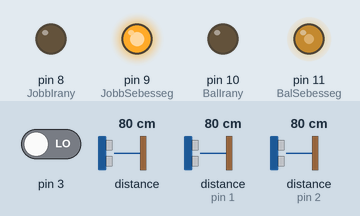
Recording of a sketch running on a simulated Arduino Uno, built with avr-gcc and run on an emulated ATmega328P. Shown: output pins drawn as LEDs (lit = HIGH). Inputs (shaded band) come from the test bench; at power-on: distance to the obstacle (sensors on pin 2, pin 1) 80 cm, pin 3 LOW, distance to the obstacle 80 cm. What the sketch prints to the serial monitor is not drawn.

Above: at 1.2 s.
1.3 s: distance to the obstacle (sensor on pin 2) set to 43 cm
4.3 s: distance to the obstacle (sensor on pin 2) set to 36 cm
At 4.8 s:
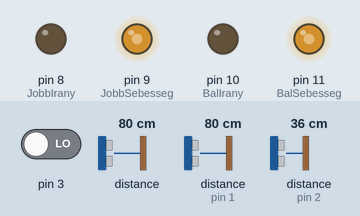
5.8 s: distance to the obstacle (sensor on pin 2) set to 21 cm
7.3 s: distance to the obstacle (sensor on pin 2) set to 17 cm
At 8.5 s:
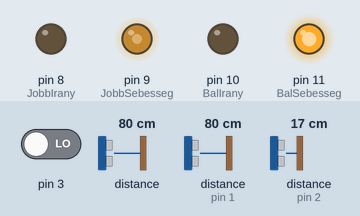
8.8 s: distance to the obstacle (sensor on pin 2) set to 60 cm
At 10.0 s:
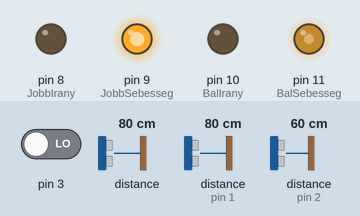
10.3 s: distance to the obstacle (sensor on pin 1) set to 43 cm
11.8 s: distance to the obstacle (sensor on pin 1) set to 37 cm
Timing chart, 0 to 14.3 s (numbered marks = the images above; inputs shaded):
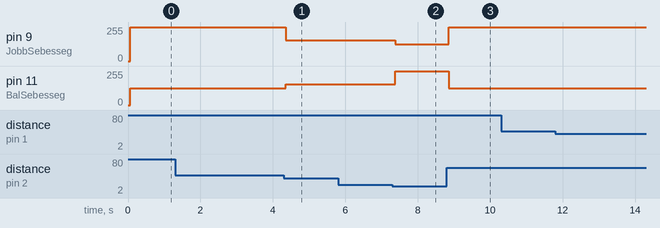

The sketch:

rob_20_01_2016.ino
```cpp
/*
 * A0 - front
 * A1 - right
 * A2 - left
 *
 * E2(D9), M2(D8) - (servo) - right
 * E1(D11), M1(D10) - (servo) - left,
 */
#include <SharpIR.h>
#include <Math.h>

#define BalSebesseg 11  //Bal kerek sebesseg
#define BalIrany 10  //Bal kered irany
#define JobbSebesseg 9 //Jobb kerek sebesseg
#define JobbIrany 8  //Jobb kerek irany
#define RANGE_MIN 1 //legkisebb tavolsag meres hatar
#define RANGE_MAX 100 //legnagyobb tavolsag meres hatar
#define MIN 20 //faltavolsag min
#define MAX 40 //faltavolsag max
#define GYORS 255 //nagyobbat fordulo kerek
#define LASSU 125 //kisebbet fordulo kerek
#define DEFAULT_SEBESSEG 155 //default sebesseg

#define KEREKATM 0.065 // Kerek atmeroje(m)
#define KEREKTAV 0.11 // Kerekek kozti tav(m)
#define PULSES_PER_REVOLUTION 48.0
// #define PI 3.14159

// Egy pozicio
struct position
{
  float x;        /* meter */
  float y;        /* meter */
  float theta;    /* radian (counterclockwise from x-axis) */
};

// Instance of position
struct position current_position;

// Szamolok
int BalCnt = 0;
int JobbCnt = 0;

// Odometria
int olvasasok = 0;

// Flag
boolean startInterrupt = true; //false;
boolean fordult = false;

/*
 * Irany valtozo
 *  1 - elore
 *  2 - jobbra
 *  3 - hatra
 *  4 - balra
 */

int irany = 1;
int X = 0;
int Y = 0;
boolean elindult = false;
boolean tovabbMent = true;

/* Parameterek
 * @1 - pin
 * @2 - hany meresbol szamoljon
 * @3 - hany %-a az egymast koveto mereseknek lesz valid
 * @4 - szenzor tipus
 */
SharpIR BALTAV(2, 20, 75, 20150);
SharpIR KOZEPTAV(0, 20, 75, 1080);
SharpIR JOBBTAV(1, 20, 75, 20150);

// Struct init
  void initialize_odometry()
  {
    current_position.x = 0.0;
    current_position.y = 0.0;
    current_position.theta = 0.0;
  }

void setup() {
  Serial.begin(115200);

  // Irany pin-ek inicializalasa
  pinMode(BalIrany, OUTPUT);
  pinMode(JobbIrany, OUTPUT);

  digitalWrite(BalIrany,LOW);
  digitalWrite(JobbIrany,LOW);

  // Kerekfordulatszam-meres
  attachInterrupt(1, BalSzamolo, CHANGE);
  attachInterrupt(0, JobbSzamolo, CHANGE);
}

void loop() {
  go();
}

void go()
{
  int bt = tavolsag(BALTAV);
  int kt = tavolsag(KOZEPTAV);
  int jt = tavolsag(JOBBTAV);

//  Serial.print("Balfordulat -- ");
//  Serial.print(digitalRead(2));
//  Serial.print("  Jobbfordulat -- ");
//  Serial.println(digitalRead(3));
//  Serial.println();Serial.println();

//  Serial.print("Front -- ");
//  Serial.print(kt);
//  Serial.print("  Left -- ");
//  Serial.print(bt);
//  Serial.print("  Right -- ");
//  Serial.println(jt);

  //
//  float MUL_COUNT;

//  MUL_COUNT  = PI * KEREKATM / PULSES_PER_REVOLUTION;


  if(bt > 15 && jt < 40)
  {
    jobbraFordul();
  }

//  if (bt > 40 && kt > 40 && jt > 40)
//  {
//    while (true)
//    {
//      Serial.println();
//      Serial.print("here");
//      Serial.println();
//      stop();
//    }
//  }

  iranyVizsgal();

  if(bt < MIN)
  {
    fordul(GYORS,LASSU); //jobbra
  }
  else if(bt > MAX)
  {
    fordul(LASSU,GYORS); //balra
  }
  else
  {
    elore(DEFAULT_SEBESSEG);
  }

  megallasVizsgal();

//  if(irany == 1 && BalCnt > 200)
//  {
//    while(true)
//    {
//      Serial.print("WHILE ");
//      stop();
//    }
//  }

  // odometer_thread();
//
//  Serial.print("Theta: ");
//  Serial.print(current_position.theta);

//  Serial.print("Left speed: ");
//  Serial.print(analogRead(LeftSpeed));
//  Serial.print(" --- ");
//  Serial.print("Right speed: ");
//  Serial.print(analogRead(RightSpeed));
//  Serial.print(" --- Distance: ");
//  Serial.print(BALTAV.distance());
//  Serial.print(" --- Front distance: ");
//  Serial.println(KOZEPTAV.distance());
  Serial.print(" --- Irany: ");
  Serial.print(irany);
  Serial.print(" --- Balkerekfordulat: ");
  Serial.print(BalCnt);
//  Serial.print(" --- Pulses per revolution: ");
//  Serial.print(BalCnt);
  Serial.print(" --- jobbkerekfordulat: ");
  Serial.println(JobbCnt);
}

void iranyVizsgal()
{
  int kulonbseg = BalCnt - JobbCnt;
  if(kulonbseg < 0)
  {
    kulonbseg = kulonbseg * (-1);
  }
  if (BalCnt > JobbCnt)
  {
    if( (kulonbseg >= 6) && (tovabbMent == true) && (fordult = true) )
    {
        if(irany < 4)
        {
          irany++;
        }
        else if(irany == 4)
        {
          irany = 1;
        }

        tovabbMent = false;
    }
  }
  else if (BalCnt < JobbCnt)
  {
    if( (kulonbseg >= 9) && (tovabbMent == true))
    {
        if(irany > 1)
        {
          irany--;
        }
        else if(irany == 1)
        {
          irany = 4;
        }
//         while(true)
//        {
//          Serial.print("WHILE ");
//          stop();
//        }
        tovabbMent = false;
    }
  }
}

void megallasVizsgal()
{
  Serial.println(" ");
  Serial.print(" --- X koordinata: ");
  Serial.print(X);
  Serial.print(" --- Y koordinata: ");
  Serial.println(Y);

  boolean origohozKozel = false;

  if( (X-15 <= 0 && X+15 >= 0) && (Y-15 <= 0 && Y+15 >= 0) )
  {
    origohozKozel = true;
  }

  if(origohozKozel==true && elindult==true)
  {
    while(true)
    {
      Serial.print("WHILE ");
      stop();
    }
  }
}

void fordul(int sbs1, int sbs2)
{
  analogWrite(BalSebesseg, sbs1);
  analogWrite(JobbSebesseg, sbs2);
}

void hatra(int sebesseg)
{
  elore(-sebesseg);
}

void elore(int sebesseg)
{
  analogWrite(BalSebesseg, sebesseg);
  analogWrite(JobbSebesseg, sebesseg);

  JobbCnt = BalCnt;
  tovabbMent = true;
  fordult = false;
}

void stop()
{
    elore(0);
}

int tavolsag(SharpIR szenzor)
{
  int tav = szenzor.distance();
  if(tav < RANGE_MIN)
  {
    tav = RANGE_MIN;
  }
  if(tav > RANGE_MAX)
  {
    tav = RANGE_MAX;
  }
  return tav;
}

void jobbraFordul()
{
  int kozepTav = tavolsag(KOZEPTAV);

  digitalWrite(BalIrany, LOW);
  digitalWrite(JobbIrany, HIGH);
  // analogWrite(JobbSebesseg, 0);

  while(kozepTav < 40)
  {
    kozepTav = tavolsag(KOZEPTAV);
    fordult = true;
  }
  digitalWrite(BalIrany, LOW);
  digitalWrite(JobbIrany, LOW);
  stop();

}

void BalSzamolo()
{
  if (startInterrupt)
  {
    BalCnt++;
  }


  if (BalCnt == 20)
  {
    X = 20;
    elindult = true;
  }

  if (elindult)
  {
    switch(irany) {
      case 1:
        X++;
        break;
      case 2:
        Y++;
        break;
      case 3:
        X--;
        break;
      case 4:
        Y--;
        break;
    }
  }
// Minden 10 fordulatnal terkepezunk
//  if (olvasasok%10 == 0){
//    UjPozicio();
//  }
//  olvasasok+=1;
}

void JobbSzamolo()
{
  if (startInterrupt)
  {
    JobbCnt++;
  }
}

void odometer_thread()
{
  float dist_left;
  float dist_right;
  int left_ticks;
  int right_ticks;
  float expr1;
  float cos_current;
  float sin_current;
  float right_minus_left;
  float MUL_COUNT;

  MUL_COUNT  = PI * KEREKATM / PULSES_PER_REVOLUTION;

  startInterrupt = false; //enable_interrupts(0);         /* Ensure we don't lose any odometer counts */
  left_ticks = BalCnt;
  right_ticks = JobbCnt;
  BalCnt = 0;
  JobbCnt = 0;
  startInterrupt = true;
//  enable_interrupts(1);
//  Serial.print(" -- PI -- ");
//  Serial.print(PI);
//  Serial.print(" --  -- ");

  dist_left  = (float)left_ticks * MUL_COUNT;
  dist_right = (float)right_ticks * MUL_COUNT;

  cos_current = cos(current_position.theta);
  sin_current = sin(current_position.theta);
//  Serial.print(current_position.x);
//  Serial.print(" -- vs -- ");
//  Serial.println(current_position.y);

  if (left_ticks == right_ticks)
  {
    /* Moving in a straight line */
    current_position.x += dist_left * cos_current;
    current_position.y += dist_left * sin_current;
  }
  else
  {
    /* Moving in an arc */
    expr1 = KEREKTAV * (dist_right + dist_left)
            / 2.0 / (dist_right - dist_left);

    right_minus_left = dist_right - dist_left;

    current_position.x += expr1 * (sin(right_minus_left /
                          KEREKTAV + current_position.theta) - sin_current);

    current_position.y -= expr1 * (cos(right_minus_left /
                          KEREKTAV + current_position.theta) - cos_current);

    /* Calculate new orientation */
    current_position.theta += right_minus_left / KEREKTAV;

    /* Keep in the range -PI to +PI */
    while(current_position.theta > PI)
      current_position.theta -= (2.0*PI);
    while(current_position.theta < -PI)
      current_position.theta += (2.0*PI);

    delay(100);
  }
}

//void UjPozicio()
//{
//}
```

Measured:
- the behaviour switches between 41 and 40 cm on distance to the obstacle (sensor on pin 2) (found by bisection; images 0 and 1)
- the behaviour switches between 20 and 19 cm on distance to the obstacle (sensor on pin 2) (found by bisection; images 1 and 2)
- after the input at 1.3 s, every drawn part: stays the same
- after the input at 4.3 s, pin 9 (JobbSebesseg): 255/255 → 155/255 after 0.06 s; pin 11 (BalSebesseg): 125/255 → 155/255 after 0.06 s
- after the input at 5.8 s, every drawn part: stays the same
- after the input at 7.3 s, pin 9 (JobbSebesseg): 155/255 → 125/255 after 0.07 s; pin 11 (BalSebesseg): 155/255 → 255/255 after 0.07 s
- after the input at 8.8 s, pin 9 (JobbSebesseg): 125/255 → 255/255 after 0.05 s; pin 11 (BalSebesseg): 255/255 → 125/255 after 0.05 s
- after the input at 10.3 s, every drawn part: stays the same
